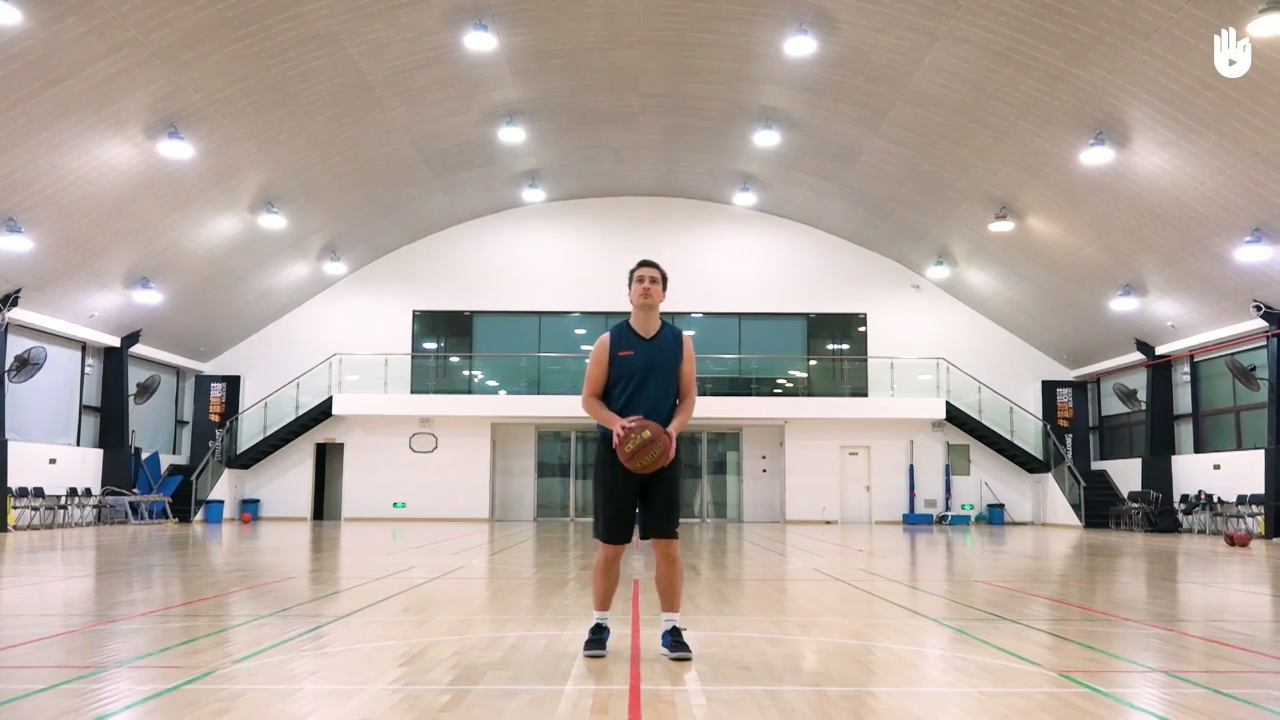
#> input picture frame 6 of data/raw/videoplayback (1).mp4, 1280 x 720 px
$ python extract_frames.py
#> lines starting #> are read from the running program, lines starting #| are printed output that depends on the picture
#> in extract_and_preprocess_frames_from_video, frame is the input picture: shape (720, 1280, 3); mean B, G, R 160, 167.2, 178.8
### utils/preprocessing.py
import cv2
import numpy as np
import os

def preprocess_image(image_path, target_size=(128, 128)):
    """
    Load an image from a given file path, resize it to the target size, and normalize pixel values.

    Args:
        image_path (str): The file path of the image to be processed.
        target_size (tuple): The desired image size (width, height).

    Returns:
        np.ndarray: The preprocessed image as a NumPy array with pixel values in the range [0, 1].
    """
#> called with target_size = (128, 128)
    # Load the image
    image = cv2.imread(image_path)
    if image is None:
        raise ValueError(f"Could not load image at {image_path}. Check the file path.")

    # Resize the image to the target size
    image_resized = cv2.resize(image, target_size)
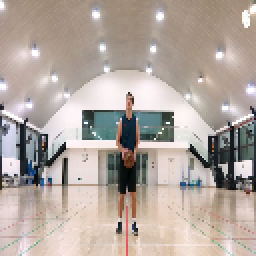
#> image_resized: shape (128, 128, 3) (shown 2 times larger); mean B, G, R 159.7, 167, 178.5

    # Normalize pixel values from 0-255 to 0-1
    image_normalized = image_resized.astype('float32') / 255.0
    return image_normalized

# [22 lines left out: function preprocess_all_images, not called in this run]

# [13 lines that do not run on import are left out]

### extract_frames.py
import cv2
import os
import numpy as np
from utils.preprocessing import preprocess_image

# Define paths relative to the project root
project_root = os.path.abspath(os.path.dirname(__file__))
raw_data_dir = os.path.join(project_root, 'data', 'raw')
frames_dir = os.path.join(project_root, 'data', 'frames')

os.makedirs(frames_dir, exist_ok=True)

def extract_and_preprocess_frames_from_video(video_path, output_dir, frame_interval=5, target_size=(128, 128)):
    """
    Extract frames from a video file, preprocess them, and overwrite with preprocessed images.

    :param video_path: Path to the video file.
    :param output_dir: Directory to save the frames.
    :param frame_interval: Process every n-th frame.
    :param target_size: Image size for preprocessing.
    """
    cap = cv2.VideoCapture(video_path)
    if not cap.isOpened():
        print(f"Error opening video file: {video_path}")
        return

    # Get the video's base name for naming frames uniquely.
    video_name = os.path.splitext(os.path.basename(video_path))[0]

    frame_count = 0
    saved_count = 0
    while cap.isOpened():
        ret, frame = cap.read()
        if not ret:
            break

        # Save every frame_interval-th frame
        if frame_count % frame_interval == 0:
            frame_filename = os.path.join(output_dir, f"{video_name}_frame_{saved_count:05d}.jpg")
            cv2.imwrite(frame_filename, frame)
            print(f"Saved frame {saved_count} to {frame_filename}")

            # Preprocess the saved frame and overwrite the original file
            processed_image = preprocess_image(frame_filename, target_size=target_size)
            # Convert normalized image back to uint8 format for saving
            image_to_save = (processed_image * 255).astype('uint8')
            cv2.imwrite(frame_filename, image_to_save)
            print(f"Preprocessed and overwritten frame {saved_count} at {frame_filename}")

            saved_count += 1

        frame_count += 1

    cap.release()
    print(f"Extracted and preprocessed {saved_count} frames from {video_path}")

if __name__ == '__main__':
    # Process all video files in the raw data directory
    for filename in os.listdir(raw_data_dir):
        if filename.lower().endswith(('.mp4', '.avi', '.mov')):
            video_file = os.path.join(raw_data_dir, filename)
            extract_and_preprocess_frames_from_video(video_file, frames_dir, frame_interval=5, target_size=(128, 128))

$ run again, starting later in the video
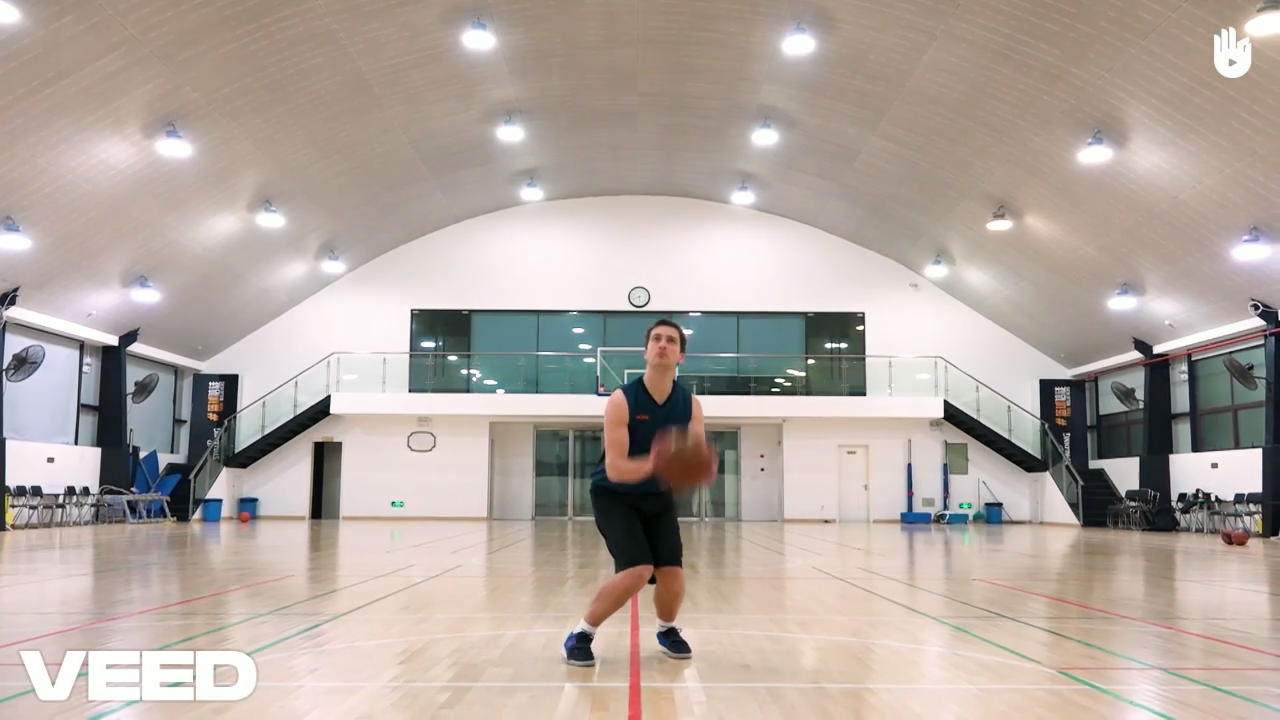
#> input picture frame 30 of data/raw/videoplayback (1).mp4, 1280 x 720 px
#> in extract_and_preprocess_frames_from_video, frame is the input picture: shape (720, 1280, 3); mean B, G, R 161.1, 168.3, 179.6
#> in preprocess_image, `image_resized = cv2.resize(image, target_size)`:
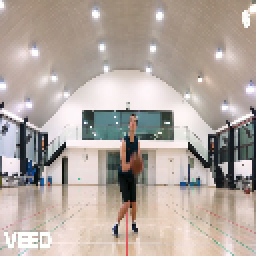
#> image_resized: shape (128, 128, 3) (shown 2 times larger); mean B, G, R 160.7, 168.1, 179.3

$ run again, starting later in the video
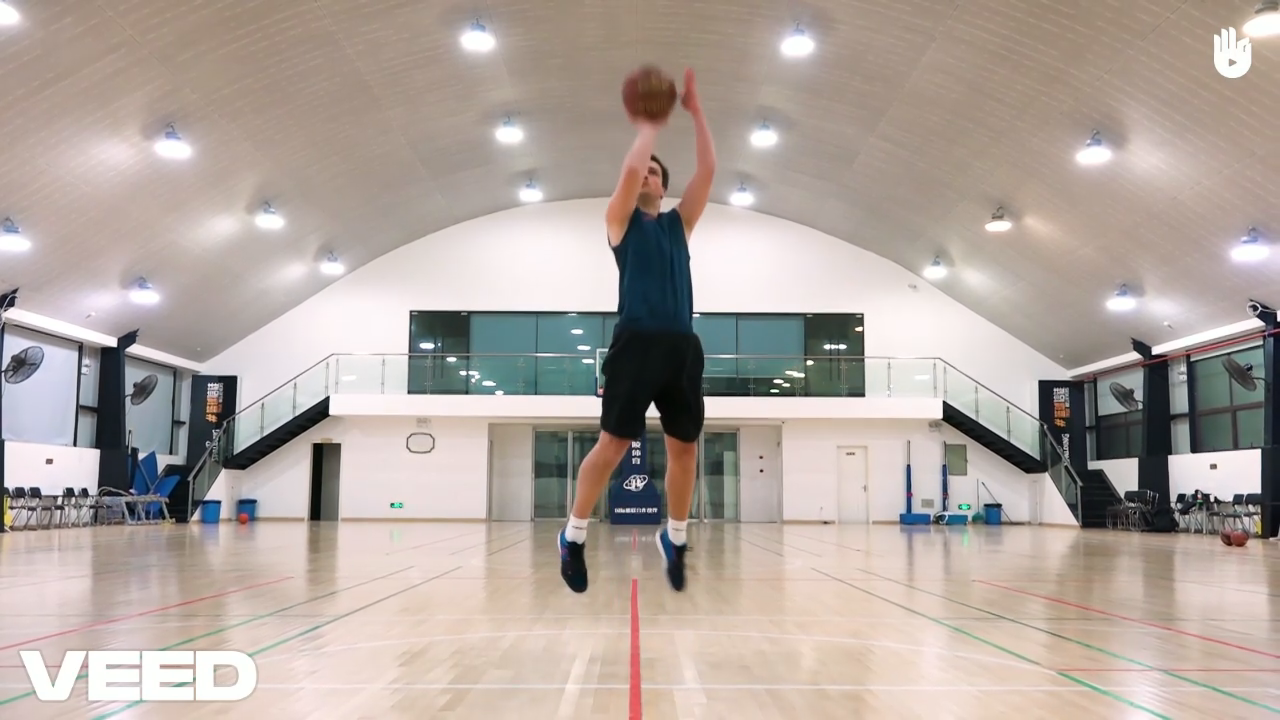
#> input picture frame 53 of data/raw/videoplayback (1).mp4, 1280 x 720 px
#> in extract_and_preprocess_frames_from_video, frame is the input picture: shape (720, 1280, 3); mean B, G, R 159.7, 166.5, 178
#> in preprocess_image, `image_resized = cv2.resize(image, target_size)`:
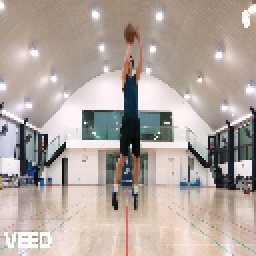
#> image_resized: shape (128, 128, 3) (shown 2 times larger); mean B, G, R 159.4, 166.4, 177.8
